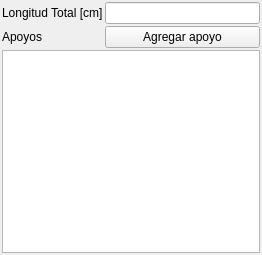
<?xml version="1.0" encoding="UTF-8"?>
<ui version="4.0">
 <class>WidgetEditVigaContinua</class>
 <widget class="QWidget" name="WidgetEditVigaContinua">
  <property name="geometry">
   <rect>
    <x>0</x>
    <y>0</y>
    <width>262</width>
    <height>255</height>
   </rect>
  </property>
  <property name="windowTitle">
   <string>Form</string>
  </property>
  <layout class="QVBoxLayout" name="verticalLayout">
   <property name="spacing">
    <number>2</number>
   </property>
   <property name="leftMargin">
    <number>2</number>
   </property>
   <property name="topMargin">
    <number>2</number>
   </property>
   <property name="rightMargin">
    <number>2</number>
   </property>
   <property name="bottomMargin">
    <number>2</number>
   </property>
   <item>
    <layout class="QFormLayout" name="formLayout">
     <property name="horizontalSpacing">
      <number>2</number>
     </property>
     <property name="verticalSpacing">
      <number>2</number>
     </property>
     <item row="0" column="0">
      <widget class="QLabel" name="label">
       <property name="text">
        <string>Longitud Total [cm]</string>
       </property>
       <property name="buddy">
        <cstring>txtLongitud</cstring>
       </property>
      </widget>
     </item>
     <item row="0" column="1">
      <widget class="QLineEdit" name="txtLongitud"/>
     </item>
     <item row="1" column="0">
      <widget class="QLabel" name="label_2">
       <property name="text">
        <string>Apoyos</string>
       </property>
       <property name="buddy">
        <cstring>btnAgregarApoyo</cstring>
       </property>
      </widget>
     </item>
     <item row="1" column="1">
      <widget class="QPushButton" name="btnAgregarApoyo">
       <property name="text">
        <string>Agregar apoyo</string>
       </property>
      </widget>
     </item>
     <item row="2" column="0" colspan="2">
      <widget class="QListWidget" name="lstApoyos"/>
     </item>
    </layout>
   </item>
  </layout>
 </widget>
 <resources/>
 <connections/>
</ui>
